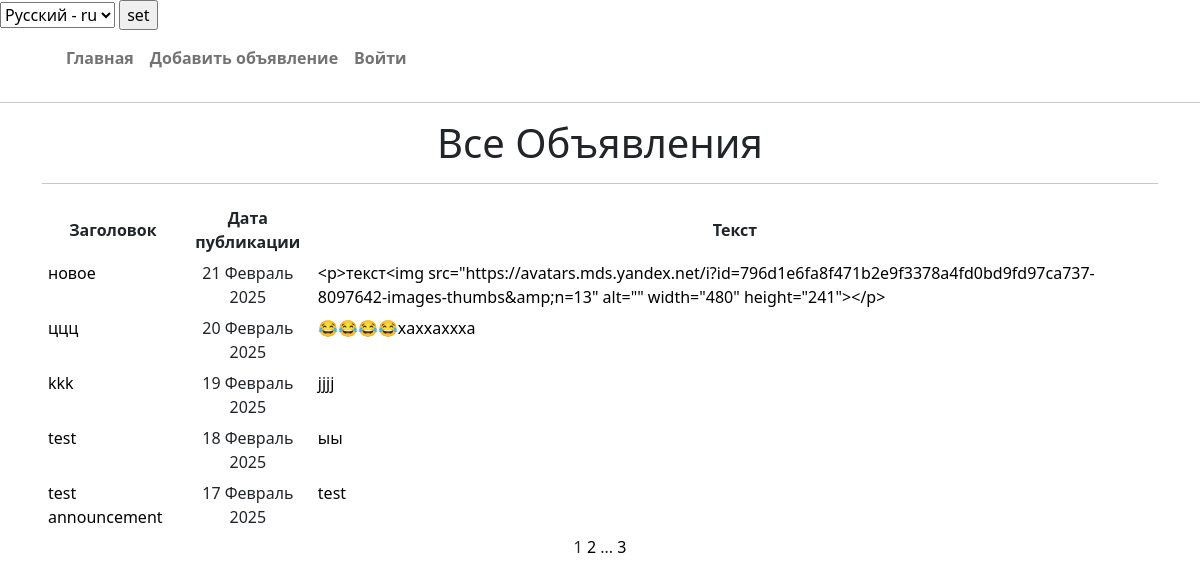
Page /announcements/ on the committed database.
### board/models.py (models this page shows)
class Announcement(models.Model):
    title = models.CharField(max_length=100, verbose_name=_("Title"))
    user = models.ForeignKey(User, on_delete=models.CASCADE)
    date_in = models.DateTimeField(auto_now_add=True)
    content = HTMLField(verbose_name=_("Content"))
    category = models.ForeignKey(Category, on_delete=models.CASCADE, verbose_name=_("Category"))

### board/views.py (the view)
# urls.py: path('', AnnouncementsList.as_view(), name='announcement_list'),
class AnnouncementsList(ListView):
    model = Announcement
    ordering = ['-date_in']
    template_name = 'announcements.html'
    context_object_name = 'announcements'
    paginate_by = 5

### board/templatetags/custom_tags.py (called while the page is built)
@register.simple_tag(takes_context=True)
def url_replace(context, **kwargs):
   d = context['request'].GET.copy()
   for k, v in kwargs.items():
       d[k] = v
   return d.urlencode()

### templates/announcements.html (shortened to what this page needs)
{% extends 'flatpages/default.html' %}
{% load custom_tags %}
{% load i18n %}
{% block content %}
    <h1>{% trans 'All Announcements' %}</h1>
    <hr>
    {% if announcements %}
        <table>
            <tr>
                <th>{% trans 'Title' %}</th>
                <th>{% trans 'Date of publication' %}</th>
                <th>{% trans 'Text' %}</th>
            </tr>
            {% for announcement in announcements %}
            <tr>
                <td style="vertical-align: top; text-align: left;">
                    <a href="{% url 'announcement_detail' announcement.id %}"> {{ announcement.title }} </a>
                </td>
                <td>{{ announcement.date_in|date:"d F Y" }}</td>
                <td style="vertical-align: top; text-align: left;">
                    <a href="{% url 'announcement_detail' announcement.id %}"> {{ announcement.content|truncatewords:20 }} </a>
                </td>
            </tr>
            {% endfor %}
        </table>
    {% else %}
        <h2>{% trans 'There are no announcements' %}</h2>
    {% endif %}
   {{ page_obj.number }}
   {% if page_obj.has_next %}
       <a href="?{% url_replace page=page_obj.next_page_number %}">{{ page_obj.next_page_number }}</a>
       {% if paginator.num_pages != page_obj.next_page_number %}
           ...
           <a href="?{% url_replace page=page_obj.paginator.num_pages %}">{{ page_obj.paginator.num_pages }}</a>
       {% endif %}
   {% endif %}
{% endblock content %}

### templates/announcements.html (style rules this page uses)
table { border-collapse: separate !important; border-spacing: 5px !important; }
td { padding: 1px; }
a { color: black; text-decoration: none; }

### rows in the picture
Announcement: title "новое", date_in "21 Февраль 2025", content "<p>текст<img src=\"https://avatars.mds.yandex.net/i?id=796d1e6fa8f471b2e9f3378a4fd0bd9fd97ca737-8097642-images-thumbs&amp;n=13\" alt=\"\" width=\"480\" height=\"241\"></p>"
Announcement: title "ццц", date_in "20 Февраль 2025", content "😂😂😂😂хаххаххха"
Announcement: title "kkk", date_in "19 Февраль 2025", content "jjjj"
Announcement: title "test", date_in "18 Февраль 2025", content "ыы"
Announcement: title "test announcement", date_in "17 Февраль 2025", content "test"

### other values in the picture
{{ page_obj.number }} "1"
{{ page_obj.next_page_number }} "2"
{{ page_obj.paginator.num_pages }} "3"
form field language "Русский - ru"
